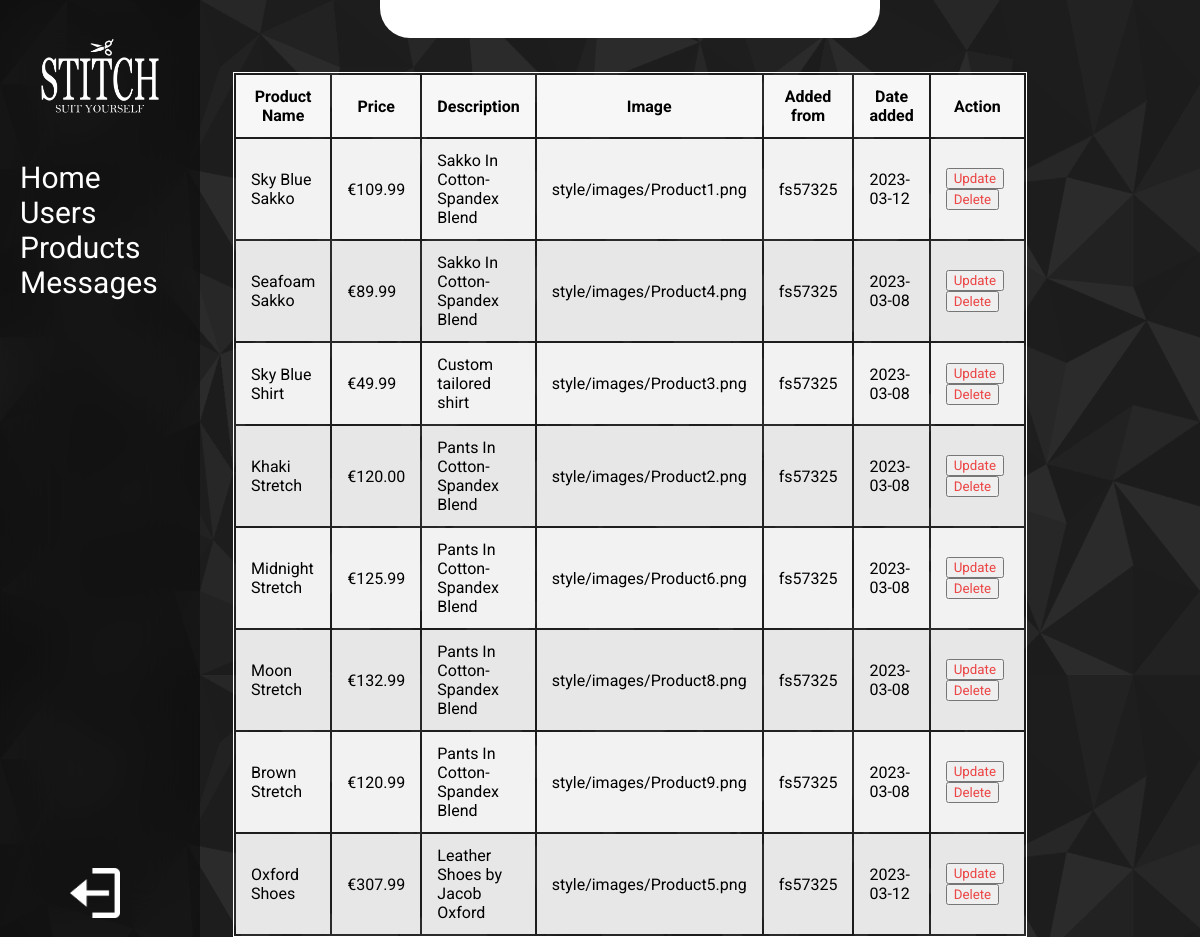
The app's page /productsDash.php (signed in) with its own data.
### tables this page shows
CREATE TABLE `products` (
  `prodid` int(100) NOT NULL,
  `name` varchar(100) NOT NULL,
  `price` decimal(10,2) NOT NULL,
  `description` varchar(100) NOT NULL,
  `image` varchar(1000) NOT NULL,
  `user_added` varchar(100) NOT NULL,
  `date_added` date NOT NULL
);

### CRUD/productsCRUD.php (called while the page is built, shortened)
<?php
class productsCRUD extends config
{
    private $pdo;
    public function __construct($pdo = null, $name = null, $price = null, $image = null, $description = null, $user_added = null, $date_added = null)
    {
        $this->pdo = $pdo;
    }
    public function shfaqTeGjithaProduktet()
    {
        try {
            $stmt = $this->pdo->prepare('SELECT * FROM products;');
            $stmt->execute();
            return $stmt->fetchAll();
        } catch (Exception $e) {
            return $e->getMessage();
        }
    }
}
?>

### productsDash.php (the view, shortened to what this page needs)
<?php
require_once('CRUD/productsCRUD.php');
$config = new config();
$pdo = $config->connDB();
$prodCRUD = new productsCRUD($pdo);
$products = $prodCRUD->shfaqTeGjithaProduktet();
?>
<html lang="en">
<head>
    <link rel="stylesheet" href="style/productsDash.css">
</head>
<body>
    <div class = "container">
        <?php include 'headfoot/sidebar.php' ?>
            <div class="product-create">
            </div>
            <div class="table">
                <table>
                    <thead>
                        <tr>
                            <th>Product Name</th>
                            <th>Price</th>
                            <th>Description</th>
                            <th>Image</th>
                            <th>Added from</th>
                            <th>Date added</th>
                            <th>Action</th>
                        </tr>
                    </thead>
                    <tbody>
                        <?php
                        foreach ($products as $prod) {
                            echo "<tr>";
                            echo "<td>{$prod['name']}</td>";
                            echo "<td>€{$prod['price']}</td>";
                            echo "<td>{$prod['description']}</td>";
                            echo "<td>{$prod['image']}</td>";
                            echo "<td>{$prod['user_added']}</td>";
                            echo "<td>{$prod['date_added']}</td>";
                            echo "<td>";
                            echo "<form method='POST' action='productsUpdate.php'>";
                            echo "<button type='submit'>Update</button></form>";
                            echo "<form method='POST' action='productsDash.php'>";
                            echo "<button type='submit'>Delete</button>";
                            echo "</form></td>";
                            echo "</tr>";
                        }
                        ?>
                    </tbody>
                </table>
            </div>
    </div>
</body>
</html>

### headfoot/sidebar.php
<div id="sidebar">
  <div class="wrapper">
    <div class="logo">
      <img src="style/images/logoforheader.png" height="130px" />
    </div>
    <div class="menu">
      <ul>
        <a href="index.php">
          <li class="menu-item">Home</li>
        </a>
        <a href="usersDash.php">
          <li class="menu-item">Users</li>
        </a>
        <a href="productsDash.php">
          <li class="menu-item">Products</li>
        </a>
        <a href="contactusDash.php">
          <li class="menu-item">Messages</li>
        </a>
      </ul>
    </div>
    <div class="logreglogo">
      <a href="logout.php"><img src="style/images/logout.png" height="50px" /></a>
    </div>
  </div>
</div>

### style/productsDash.css (style rules this page uses)
* { font-family: 'Roboto'; }
body { margin: 0; padding: 0; background-image: url("images/patterns.png"); background-repeat: repeat; background-size: 100%; background-color: rgb(30, 30, 30); background-size: center; }
.container { display: flex; flex-direction: column; justify-content: center; align-items: center; height: 100vh; margin-left: 5%; }
#sidebar { position: fixed; top: 0; left: 0; width: 200px; height: 100%; background-color: rgba(0, 0, 0, 0.4); backdrop-filter: blur(28px); font-size: 16px; }
.wrapper { padding: 20px; }
.logo img { display: block; margin: 0 auto; max-width: 100%; }
.menu ul { list-style-type: none; padding: 0; margin-top : 6%; }
.menu ul li { text-align: center; border-radius: 5px; text-decoration: none; display: inline; font-size: 30px; color: white; }
.menu ul a { text-decoration: none; padding: 0; margin: 0; width: fit-content; margin-top: 50px; }
.menu-item { margin: 5% 0; }
.logreglogo { position: absolute; bottom: 2%; left: 35%; filter: invert(100%); }
.logreglogo img { max-width: 100%; }
.table { border-collapse: collapse; border: 1px solid white; width: 100%; max-width: fit-content; margin: 3% 16% 0; font-size: 14px; line-height: 1.4; }
.table thead tr { background-color: #f7f7f7; border-top: 1px solid #e0e0e0; border-bottom: 1px solid #e0e0e0; }
.table th, .table td { padding: 12px 15px; }
.table tbody tr { background-color: #f2f2f2; }
.table tbody tr:nth-child(even) { background-color: #e7e7e7; }
.table form { margin: auto; }
.table form button { color: rgb(236, 69, 69); margin-right: 5px; }
.product-create { background-color: rgb(255, 255, 255); width: 500px; height: 175px; box-sizing: border-box; border-radius: 30px; padding: 60px 30px; }

### records on screen
products: name "Sky Blue Sakko", price "109.99", description "Sakko In Cotton-Spandex Blend", image "style/images/Product1.png", user_added "fs57325", date_added "2023-03-12"
products: name "Seafoam Sakko", price "89.99", description "Sakko In Cotton-Spandex Blend", image "style/images/Product4.png", user_added "fs57325", date_added "2023-03-08"
products: name "Sky Blue Shirt", price "49.99", description "Custom tailored shirt", image "style/images/Product3.png", user_added "fs57325", date_added "2023-03-08"
products: name "Khaki Stretch", price "120.00", description "Pants In Cotton-Spandex Blend", image "style/images/Product2.png", user_added "fs57325", date_added "2023-03-08"
products: name "Midnight Stretch", price "125.99", description "Pants In Cotton-Spandex Blend", image "style/images/Product6.png", user_added "fs57325", date_added "2023-03-08"
products: name "Moon Stretch", price "132.99", description "Pants In Cotton-Spandex Blend", image "style/images/Product8.png", user_added "fs57325", date_added "2023-03-08"
products: name "Brown Stretch", price "120.99", description "Pants In Cotton-Spandex Blend", image "style/images/Product9.png", user_added "fs57325", date_added "2023-03-08"
products: name "Oxford Shoes", price "307.99", description "Leather Shoes by Jacob Oxford", image "style/images/Product5.png", user_added "fs57325", date_added "2023-03-12"
